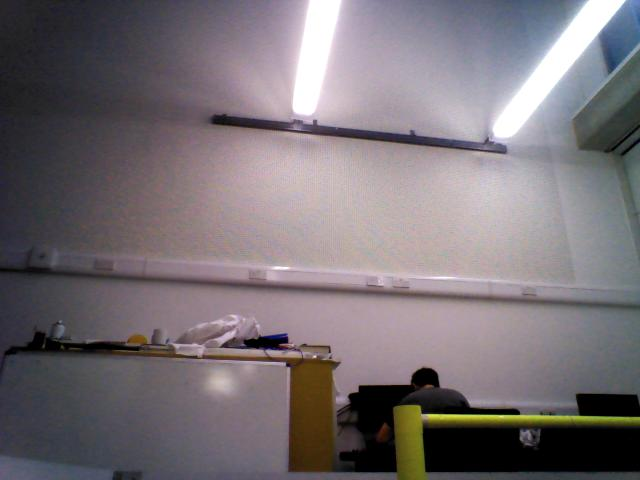
//> input picture brisk/images/PicsMGValidation/Matching_Pics_Right_Overlapping/29.jpg, 640 x 480 px
$ ./robotImplementation ../images/PicsMGValidation/Matching_Pics_Right_Overlapping/19.jpg ../images/PicsMGValidation/Matching_Pics_Right_Overlapping/25.jpg 100   (built with g++ and OpenCV 4, older OpenCV classes emulated)
//> lines starting //> are read from the running program, lines starting //| are printed output that depends on the picture; pictures that were not available may be replaced by others from this repository, and a replacement may not be noted
### brisk/briskCode/include/FeatureExtraction.h
#ifndef FEATUREEXTRACTION_H
#define FEATUREEXTRACTION_H

#include <opencv2/opencv.hpp>
#include "brisk.h"
#include <fstream>
#include <iostream>
#include <list>
#include <iomanip>
#include <math.h>

class FeatureExtraction
{
    public:
        FeatureExtraction();
        virtual ~FeatureExtraction();
        //Functions for gathering data
        cv::Ptr<cv::FeatureDetector> getDetector(int argc, char** argv, cv::Ptr<cv::FeatureDetector> detector, int threshold, int testThreshold, int testFlag);
        cv::Ptr<cv::DescriptorExtractor> getExtractor(int argc,char** argv,bool hamming, cv::Ptr<cv::DescriptorExtractor> descriptor );


        //Override functions for actual implementation
        cv::Ptr<cv::DescriptorExtractor> getExtractor(int argc, string feat_descriptor,bool hamming, cv::Ptr<cv::DescriptorExtractor> descriptorExtractor);
        cv::Ptr<cv::FeatureDetector> getDetector(int argc, string feat_detector, cv::Ptr<cv::FeatureDetector> detector, int threshold, int testThreshold, int testFlag);

        //Verfify that the matches are indeed correct
        void performMatchingValidation(const cv::Mat & image, std::vector<cv::KeyPoint> &keypoints, std::vector<cv::KeyPoint> &keypoints2, std::vector<std::vector<cv::DMatch> > &matches, bool hamming);
        bool verifyMatch(const cv::Mat &image, cv::KeyPoint &keypoint1, cv::KeyPoint &keypoint2);
        void verifyKNNMatches(std::vector<cv::DMatch>  &matches);
        void verifyMatchingOrder(const cv::Mat & image,cv::Mat descriptors, cv::Mat descriptors2, std::vector<std::vector<cv::DMatch> > &matches);
        double calcEuclideanDistance(cv::Mat d1, cv::Mat d2);

        //The matching variables
        float imageMatchingScore;
        float imageMatchingScoreBest;
        int totalNumValidMatches;
        int totalNumMatches;
        int totalNumInvalidMatches;
        int totalNumBestMatches;
        //Stores the incorrect matches
    	std::vector<cv::Point2f> leftPoints;
    	std::vector<cv::Point2f> rightPoints;

    protected:
    private:
        //The distances between a keypoint and its nearest neighbors
        float dist1;
        float dist2;
        float distanceRatio;
        //KNN variables
        bool isKnnMatch;


};

#endif // FEATUREEXTRACTION_H

### brisk/briskCode/include/DataAnalysis.h
#ifndef DATAANALYSIS_H
#define DATAANALYSIS_H
#include <fstream>
#include <iostream>
#include <list>
#include <opencv2/opencv.hpp>
#include "../include/brisk.h"

#include<string>
#include <dirent.h>
#include <unistd.h>
#include <sys/stat.h>
#include <sys/types.h>

class DataAnalysis
{
    public:
        DataAnalysis();
        virtual ~DataAnalysis();
        int getNumImagesInDirectory(string *dir);
        void displayOutput(vector<cv::KeyPoint> keypoints, vector<cv::KeyPoint> keypoints2,float matchingScore, int i1, int i2);
        void writeToFile();
        void help(char**);
    protected:
    private:
};

#endif // DATAANALYSIS_H

### brisk/src/FeatureExtraction.cpp
#include "../include/brisk/FeatureExtraction.h"

#define PI 3.14159265
#define FEATURE_DEBUG_MODE 1

FeatureExtraction::FeatureExtraction()
{
    //ctor
}

FeatureExtraction::~FeatureExtraction()
{
    //dtor
}

// [248 lines left out: functions getDetector, getExtractor, getDetector, getExtractor, verifyMatch, not called in this run]

void FeatureExtraction::removeInvalidMatches(){

}

### brisk/briskCode/FeatureExtraction.cpp
#include "include/FeatureExtraction.h"

#define PI 3.14159265
#define FEATURE_DEBUG_MODE 0
#define FEATURE_DEBUG_MATCHES 0
#define SINGLE_IMAGE_COMPARISONS 0

// [7 lines left out: function FeatureExtraction, not called in this run]

FeatureExtraction::~FeatureExtraction()
{
	//d
}

// [102 lines left out: functions getDetector, getExtractor, not called in this run]

cv::Ptr<cv::FeatureDetector> FeatureExtraction::getDetector(int argc, string feat_detector, cv::Ptr<cv::FeatureDetector> detector, int threshold, int testThreshold, int testFlag){


	if("FAST" == feat_detector){
		if(threshold==0)
			threshold = 30;
		detector = new cv::FastFeatureDetector(threshold,true);
	}
	else if("AGAST"== feat_detector){
		if(threshold==0)
			threshold = 30;
		detector = new cv::BriskFeatureDetector(threshold,0);
	}
	else if ("BRISK4"==feat_detector)
	{
		//cout<<"Reached Here"<<endl;
		//Used for the threshold testing
		if(testFlag==1)
			threshold = threshold;
		else if(testFlag==2)
			threshold = testThreshold;
		//cout<<"Threshold ***********: "<<threshold<<endl;
		if(threshold==0)
			threshold = 30;
		//The detector uses 0 layers. This removes the need to perform non-maximal suppression
		//on multiple layers. Sub-pixel refinement is also not necessary
		detector = new cv::BriskFeatureDetector(threshold,4);
	}
	else if("BRISK"== feat_detector){
		//cout<<"Reached Here"<<endl;
		//Used for the threshold testing
		if(testFlag==1)
			threshold = threshold;
		else if(testFlag==2)
			threshold = testThreshold;
		//cout<<"Threshold ***********: "<<threshold<<endl;
		if(threshold==0)
			threshold = 30;
		//The detector uses 0 layers. This removes the need to perform non-maximal suppression
		//on multiple layers. Sub-pixel refinement is also not necessary
		detector = new cv::BriskFeatureDetector(threshold,0);
	}
	else if("SURF"== feat_detector){
		if(threshold==0)
			threshold = 400;
		detector = new cv::SurfFeatureDetector(threshold);
	}
	else if("SIFT"== feat_detector){
		float thresh = 0.04 / cv::SIFT::CommonParams::DEFAULT_NOCTAVE_LAYERS / 2.0;
		float edgeThreshold=threshold;
		if(edgeThreshold==0)
			thresh = 10.0;
		detector = new cv::SiftFeatureDetector(thresh,edgeThreshold);
	}
	else if("OPENSURF"== feat_detector){
		//Initialise the 1D SURF detector
	}
	else{
		detector = cv::FeatureDetector::create( feat_detector );
	}
	if (detector.empty()){
		std::cout << "Detector " << feat_detector << " not recognized. Check spelling!" << std::endl;
		return detector;
	}

	return detector;

}

// [470 lines left out: functions getExtractor, performMatchingValidation, removeSecondMatches, verifyMatch, verifyKNNMatches, verifyMatchingOrder, not called in this run]

### brisk/briskCode/DataAnalysis.cpp
#include "include/DataAnalysis.h"

DataAnalysis::DataAnalysis()
{
	//ctor
}

DataAnalysis::~DataAnalysis()
{
	//dtor
}

// [361 lines left out: functions getNumImagesInDirectory, displayOutput, writeToFile, help, not called in this run]

### brisk/briskCode/brisk.cpp
/*
    BRISK - Binary Robust Invariant Scalable Keypoints
    Reference implementation of
    [1] Stefan Leutenegger,Margarita Chli and Roland Siegwart, BRISK:
    	Binary Robust Invariant Scalable Keypoints, in Proceedings of
    	the IEEE International Conference on Computer Vision (ICCV2011).

    Copyright (C) 2011  The Autonomous Systems Lab (ASL), ETH Zurich,
    Stefan Leutenegger, Simon Lynen and Margarita Chli.

    This file is part of BRISK.

    Redistribution and use in source and binary forms, with or without
    modification, are permitted provided that the following conditions are met:
       * Redistributions of source code must retain the above copyright
         notice, this list of conditions and the following disclaimer.
       * Redistributions in binary form must reproduce the above copyright
         notice, this list of conditions and the following disclaimer in the
         documentation and/or other materials provided with the distribution.
       * Neither the name of the ASL nor the names of its contributors may be
         used to endorse or promote products derived from this software without
         specific prior written permission.

    THIS SOFTWARE IS PROVIDED BY THE COPYRIGHT HOLDERS AND CONTRIBUTORS "AS IS" AND
    ANY EXPRESS OR IMPLIED WARRANTIES, INCLUDING, BUT NOT LIMITED TO, THE IMPLIED
    WARRANTIES OF MERCHANTABILITY AND FITNESS FOR A PARTICULAR PURPOSE ARE
    DISCLAIMED. IN NO EVENT SHALL THE COPYRIGHT HOLDERS BE LIABLE FOR ANY
    DIRECT, INDIRECT, INCIDENTAL, SPECIAL, EXEMPLARY, OR CONSEQUENTIAL DAMAGES
    (INCLUDING, BUT NOT LIMITED TO, PROCUREMENT OF SUBSTITUTE GOODS OR SERVICES;
    LOSS OF USE, DATA, OR PROFITS; OR BUSINESS INTERRUPTION) HOWEVER CAUSED AND
    ON ANY THEORY OF LIABILITY, WHETHER IN CONTRACT, STRICT LIABILITY, OR TORT
    (INCLUDING NEGLIGENCE OR OTHERWISE) ARISING IN ANY WAY OUT OF THE USE OF THIS
    SOFTWARE, EVEN IF ADVISED OF THE POSSIBILITY OF SUCH DAMAGE.
*/

#include <opencv2/features2d/features2d.hpp>
#include <opencv2/core/core.hpp>
#include "include/brisk.h"
#include <opencv2/highgui/highgui.hpp>
#include <opencv2/core/core.hpp>
#include <opencv2/imgproc/imgproc.hpp>
#include <fstream>
#include "agast/include/agast/oast9_16.h"
#include "agast/include/agast/agast7_12s.h"
#include "agast/include/agast/agast5_8.h"
#include <stdlib.h>
#include <tmmintrin.h>

#define DEBUG_MODE 0


using namespace cv;

const float BriskDescriptorExtractor::basicSize_    =12.0;
const unsigned int BriskDescriptorExtractor::scales_=64;
const float BriskDescriptorExtractor::scalerange_   =30;        // 40->4 Octaves - else, this needs to be adjusted...
                                                                //MC: Also used to define the scale discretisation
const unsigned int BriskDescriptorExtractor::n_rot_ =1024;	 // discretization of the rotation look-up

const float BriskScaleSpace::safetyFactor_          =0.7; //MC: Usually 1.0
const float BriskScaleSpace::basicSize_             =12.0;

// constructors
// [484 lines left out: functions BriskDescriptorExtractor, BriskDescriptorExtractor, generateKernel, smoothedIntensity, RoiPredicate, computeImpl, not called in this run]

int BriskDescriptorExtractor::descriptorSize() const{
	return strings_;
}

int BriskDescriptorExtractor::descriptorType() const{
	return CV_8U;
}

BriskDescriptorExtractor::~BriskDescriptorExtractor(){
	delete [] patternPoints_;
	delete [] shortPairs_;
	delete [] longPairs_;
	delete [] scaleList_;
	delete [] sizeList_;
}

//Sets the threshold to detect a keypoint as well as the number of octaves
BriskFeatureDetector::BriskFeatureDetector(int thresh, int octaves){
	threshold=thresh;
	this->octaves=octaves;
}
//Finds the keypoints and removes the invalid keypoints
// [20 lines left out: functions detectImpl, BriskScaleSpace, not called in this run]
BriskScaleSpace::~BriskScaleSpace(){

}
// construct the image pyramids
// [1564 lines left out: functions constructPyramid, getKeypoints, getScoreAbove, getScoreBelow, isMax2D, refine3D and 15 more, not called in this run]

### brisk/src/robotImplementation.cpp
/*
    BRISK - Binary Robust Invariant Scalable Keypoints
    Reference implementation of
    [1] Stefan Leutenegger,Margarita Chli and Roland Siegwart, BRISK:
    	Binary Robust Invariant Scalable Keypoints, in Proceedings of
    	the IEEE International Conference on Computer Vision (ICCV2011).

    Copyright (C) 2011  The Autonomous Systems Lab (ASL), ETH Zurich,
    Stefan Leutenegger, Simon Lynen and Margarita Chli.

    This file is part of BRISK.

    Redistribution and use in source and binary forms, with or without
    modification, are permitted provided that the following conditions are met:
       * Redistributions of source code must retain the above copyright
         notice, this list of conditions and the following disclaimer.
       * Redistributions in binary form must reproduce the above copyright
         notice, this list of conditions and the following disclaimer in the
         documentation and/or other materials provided with the distribution.
       * Neither the name of the ASL nor the names of its contributors may be
         used to endorse or promote products derived from this software without
         specific prior written permission.

    THIS SOFTWARE IS PROVIDED BY THE COPYRIGHT HOLDERS AND CONTRIBUTORS "AS IS" AND
    ANY EXPRESS OR IMPLIED WARRANTIES, INCLUDING, BUT NOT LIMITED TO, THE IMPLIED
    WARRANTIES OF MERCHANTABILITY AND FITNESS FOR A PARTICULAR PURPOSE ARE
    DISCLAIMED. IN NO EVENT SHALL THE COPYRIGHT HOLDERS BE LIABLE FOR ANY
    DIRECT, INDIRECT, INCIDENTAL, SPECIAL, EXEMPLARY, OR CONSEQUENTIAL DAMAGES
    (INCLUDING, BUT NOT LIMITED TO, PROCUREMENT OF SUBSTITUTE GOODS OR SERVICES;
    LOSS OF USE, DATA, OR PROFITS; OR BUSINESS INTERRUPTION) HOWEVER CAUSED AND
    ON ANY THEORY OF LIABILITY, WHETHER IN CONTRACT, STRICT LIABILITY, OR TORT
    (INCLUDING NEGLIGENCE OR OTHERWISE) ARISING IN ANY WAY OUT OF THE USE OF THIS
    SOFTWARE, EVEN IF ADVISED OF THE POSSIBILITY OF SUCH DAMAGE.
*/

#include <opencv2/opencv.hpp>
#include "../include/brisk/brisk.h"
#include <fstream>
#include <iostream>
#include <list>
#include <iomanip>
#include "../include/brisk/DataAnalysis.h"
#include "../include/brisk/FeatureExtraction.h"


#include <string>
#include <sstream>

#define DEBUG_MODE 0
#define OUTPUT 0
#define SINGLE_IMAGE_TEST 1
#define MULTIPLE_IMAGE_TEST 1
#define DISPLAY 1

template <class T>
inline std::string to_string (const T& t)
{
std::stringstream ss;
ss << t;
return ss.str();
}


//Timer
timespec diff(timespec start, timespec end)
{
	timespec temp;
	if ((end.tv_nsec-start.tv_nsec)<0) {
		temp.tv_sec = end.tv_sec-start.tv_sec-1;
		temp.tv_nsec = 1000000000+end.tv_nsec-start.tv_nsec;
	} else {
		temp.tv_sec = end.tv_sec-start.tv_sec;
		temp.tv_nsec = end.tv_nsec-start.tv_nsec;
	}
	return temp;
}


//standard configuration for the case of no file given
const int n=12;
const float r=2.5; // found 8-9-11, r=3.6, exponent 1.5


int main(int argc, char ** argv) {


	//Set the arguments
	//std::string feat_detector = "SURF";
	//int threshold = 1000;
	std::string feat_detector = "BRISK";
	int threshold = 50;
	std::string feat_descriptor = "SURF";

	//Create the Feature extraction object
	FeatureExtraction feature;

	//Create data analysis object
	DataAnalysis dataAnalysis;

	//The directory where the files are stored
	std::string dir = "../../images/PicsMG/Matching_Pics_Left_MG";
	std::string dir1 = "../../images/PicsMG/Matching_Pics_Left_MG";//PicsOG/Matching_Images_OG_Left
	//Names of the two image files
	std::string name1 = "29";
	std::string name2 = "44";

    //For changing the threshold
    int testThreshold = 10;

    //Choose the images to compare
//    name1 = to_string<int>(ii);
//    if(ii==jj)
//    continue;
//
//    name2 = to_string<int>(jj);

    cout<<"Image in directory 1: "<<name1<<", Image in directory 2: "<<name2<<endl;


	// names of the two images
	std::string fname1;
	std::string fname2;
	cv::Mat imgRGB1;
	cv::Mat imgRGB2;
	cv::Mat imgRGB3;
	bool do_rot=false;
	// standard file extensions
	std::vector<std::string> fextensions;
	fextensions.push_back(".jpeg");
	fextensions.push_back(".jpg");

	timespec ts, te, matchings, matchinge, detectors, detectore, extractors, extractore;
	clock_gettime(CLOCK_PROCESS_CPUTIME_ID, &ts);


	// if no arguments are passed:
	//Read in images
	//*****************************************************************
	int i=0;
	int fextensions_size=fextensions.size();
	while(imgRGB1.empty()||imgRGB2.empty()){
		fname1 = dir+"/"+name1+".jpg";
		fname2 = dir1+"/"+name2+".jpg";
		imgRGB1 = cv::imread(fname1);
//> imgRGB1 is the input picture: 480 rows x 640 cols, CV_8UC3; mean B, G, R 116.8, 112.1, 119.2
		imgRGB2 = cv::imread(fname2);
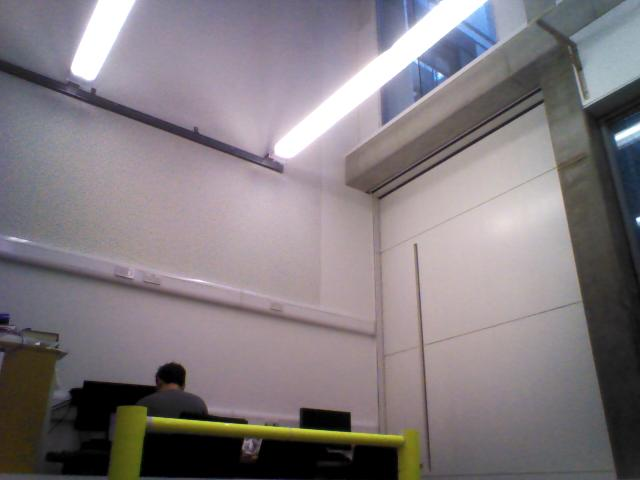
//> input picture brisk/images/PicsMGValidation/Matching_Pics_Right_Overlapping/19.jpg, 640 x 480 px, given in place of 44.jpg, which was not available
//> imgRGB2 is the input picture: 480 rows x 640 cols, CV_8UC3; mean B, G, R 127.6, 123.5, 130.6
		i++;
		if(i>=fextensions_size) break;
	}
	if (imgRGB2.empty()||imgRGB2.empty())
	{
		std::cout<<"image(s)"<<fname1<<", "<<fname2<<" not found." << std::endl;
		return 2;
	}
	//*****************************************************************

	// convert to grayscale
	//*****************************************************************
	cv::Mat imgGray1;
	cv::cvtColor(imgRGB1, imgGray1, CV_BGR2GRAY);
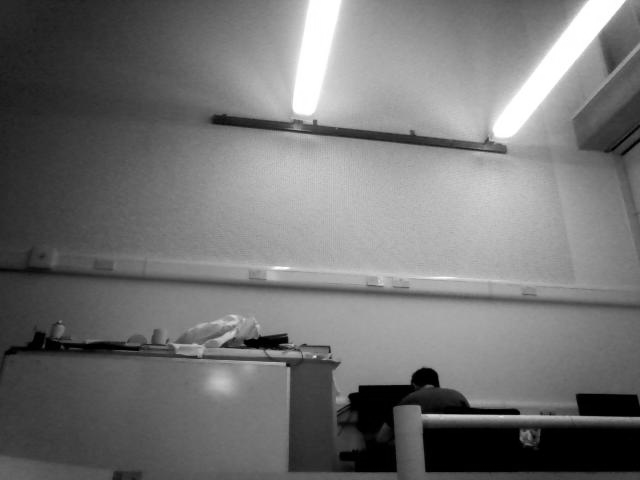
//> imgGray1: 480 rows x 640 cols, CV_8UC1; min 0, max 255, mean 114.7
	cv::Mat imgGray2;
	if(!do_rot){
		cv::cvtColor(imgRGB2, imgGray2, CV_BGR2GRAY);
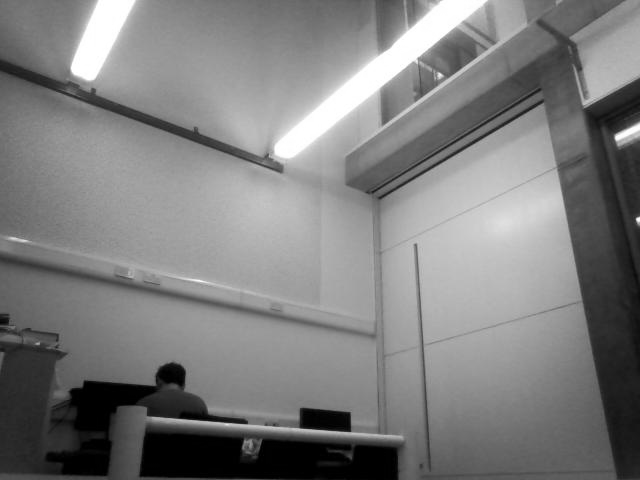
//> imgGray2: 480 rows x 640 cols, CV_8UC1; min 0, max 255, mean 126.1
	}
	//*****************************************************************


	//MC: Generate a vector of keypoints
	std::vector<cv::KeyPoint> keypoints, keypoints2;

	clock_gettime(CLOCK_PROCESS_CPUTIME_ID, &detectors);
	// create the detector:
	//*****************************************************************
	cv::Ptr<cv::FeatureDetector> detector;
    detector = feature.getDetector(argc, feat_detector, detector, threshold, testThreshold,1);
    //*****************************************************************

	// run the detector:
    //*****************************************************************
//> (the run ends here: the program stops with an error, at `detector->detect(imgGray1,keypoints);`)
